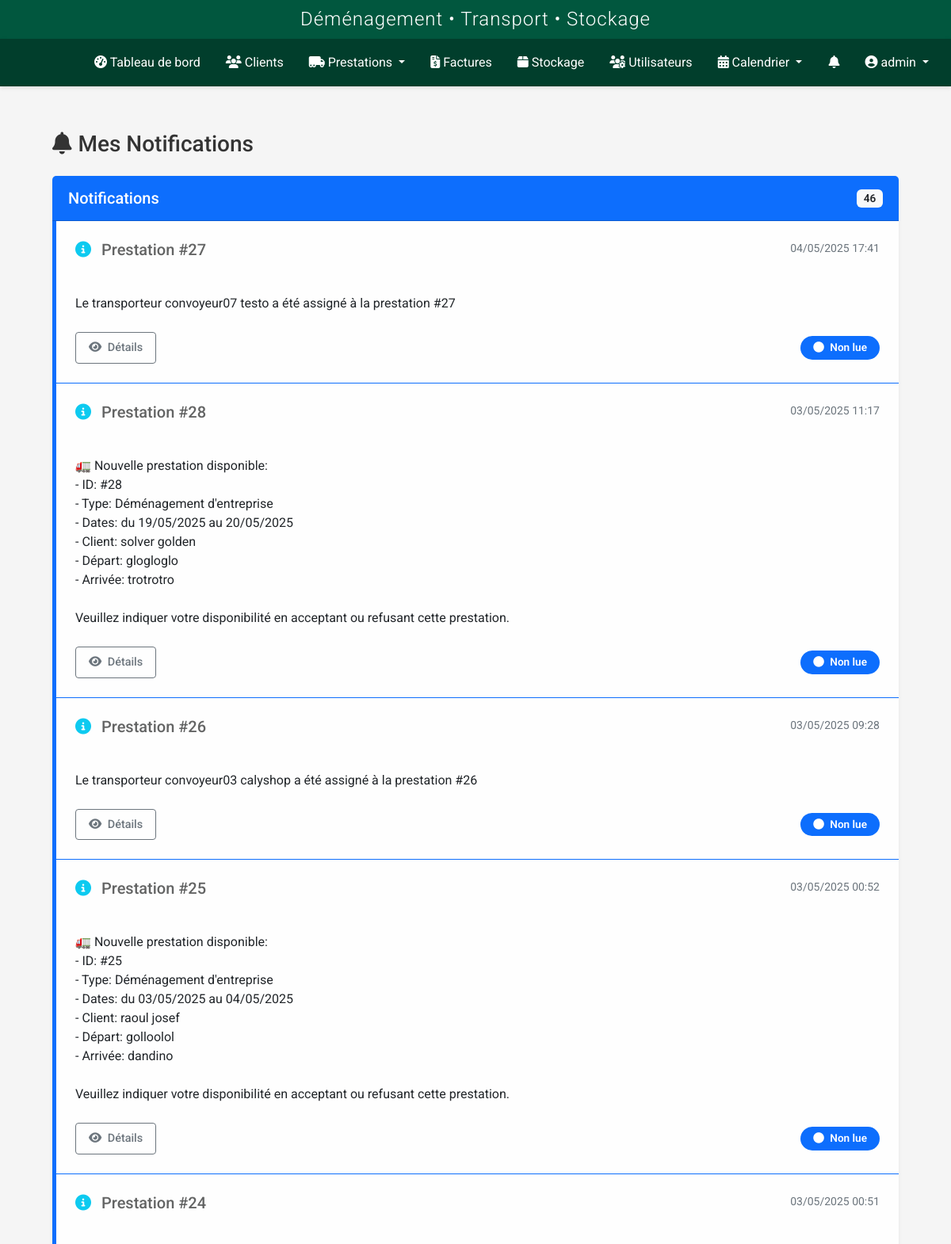
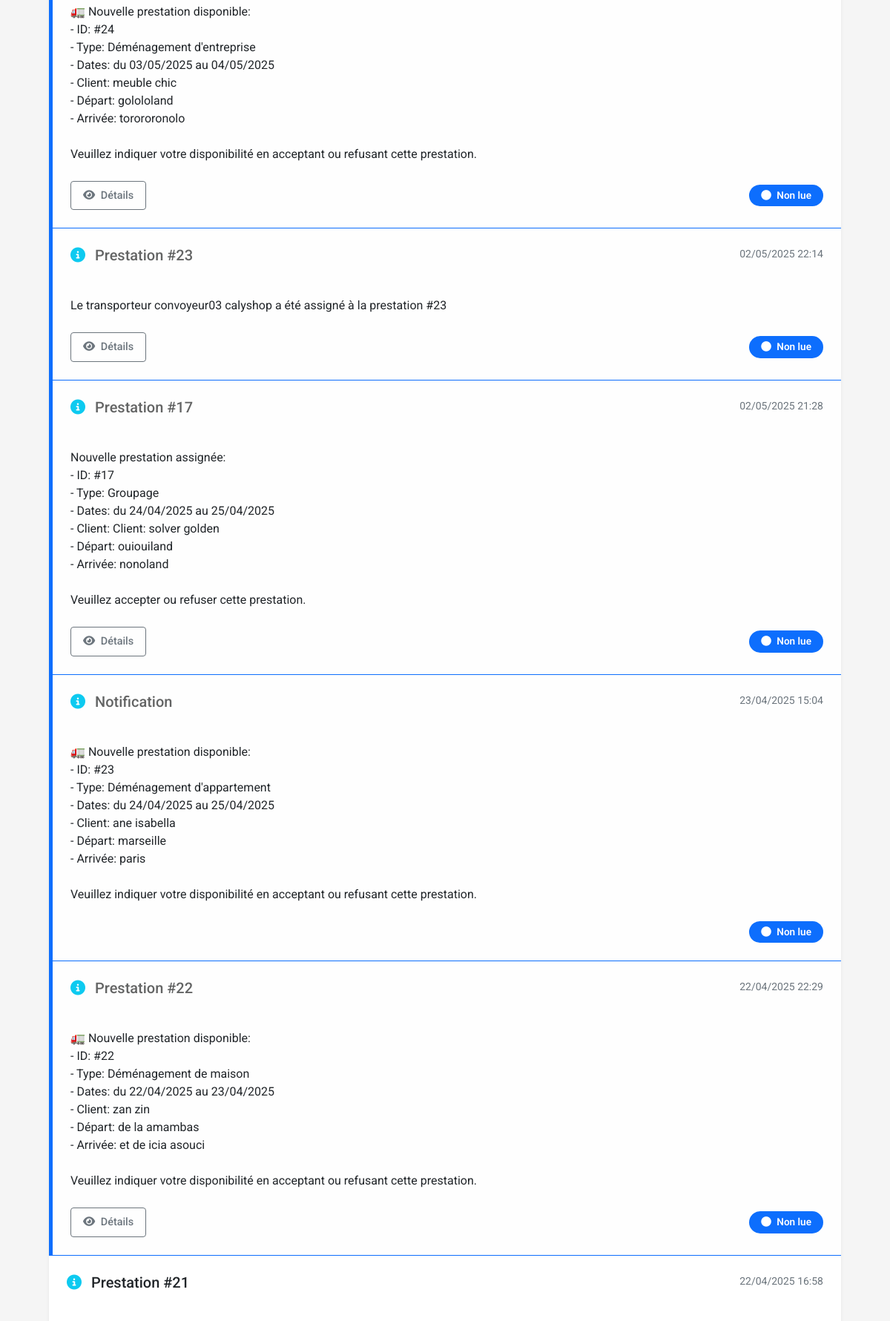
The app's page /transporteur/notifications (signed in, upper part) with its own data (2 pictures, top to bottom).
### models.py (models this page shows, shortened)
class User(UserMixin, db.Model):
    id = db.Column(db.Integer, primary_key=True)
    nom = db.Column(db.String(64), nullable=False)
    prenom = db.Column(db.String(64), nullable=False)
    username = db.Column(db.String(64), unique=True, nullable=False)
    email = db.Column(db.String(120), unique=True, nullable=True)
    password_hash = db.Column(db.String(256), nullable=False)
    role = db.Column(db.String(20), nullable=False, default='transporteur')
    statut = db.Column(db.String(20), nullable=False, default='actif')
    vehicule = db.Column(db.String(100), nullable=True)
    type_vehicule_id = db.Column(db.Integer, db.ForeignKey('type_vehicule.id'), nullable=True)
    permis_conduire = db.Column(db.String(50), nullable=True)
    notes = db.Column(db.Text, nullable=True)
    derniere_connexion = db.Column(db.DateTime, nullable=True)
    date_creation = db.Column(db.DateTime, nullable=False, default=datetime.utcnow)
    prestations = db.relationship('Prestation', secondary=prestation_transporteurs, back_populates='transporteurs')
    type_vehicule = db.relationship('TypeVehicule', backref='transporteurs')
    def is_admin(self):
        return self.role in ['admin', 'superadmin']
    def is_transporteur(self):
        return self.role == 'transporteur' or self.is_admin()

class Notification(db.Model):
    id = db.Column(db.Integer, primary_key=True)
    message = db.Column(db.Text, nullable=False)
    type = db.Column(db.String(50), nullable=False, default='info')  # info, success, warning, danger
    date_creation = db.Column(db.DateTime, nullable=False, default=datetime.utcnow)
    lu = db.Column(db.Boolean, default=False)
    statut = db.Column(db.String(50), nullable=False, default='non_lue')  # non_lue, lue, acceptee, refusee
    role_destinataire = db.Column(db.String(50), nullable=False)  # admin, commercial, transporteur
    user_id = db.Column(db.Integer, db.ForeignKey('user.id'), nullable=True)  # Si destiné à un utilisateur spécifique
    prestation_id = db.Column(db.Integer, db.ForeignKey('prestation.id'), nullable=True)
    stockage_id = db.Column(db.Integer, db.ForeignKey('stockage.id'), nullable=True)
    user = db.relationship('User', backref='notifications')
    prestation = db.relationship('Prestation', backref='notifications')
    stockage = db.relationship('Stockage', backref='notifications')

### routes/transporteur_prestations.py (the view)
@transporteur_prestations.route('/notifications')
@login_required
def notifications():
    if not (current_user.is_transporteur() or current_user.is_admin() or current_user.role in ['commercial', 'superadmin']):
        flash('Accès non autorisé.', 'danger')
        return redirect(url_for('dashboard.index'))
    try:
        if current_user.is_admin() or current_user.role == 'superadmin':
            notifications = Notification.query.order_by(Notification.date_creation.desc()).all()
        elif current_user.role == 'commercial':
            notifications = Notification.query.join(Prestation).filter(
                Prestation.commercial_id == current_user.id
            ).order_by(Notification.date_creation.desc()).all()
        else:
            notifications = Notification.query.filter_by(
                user_id=current_user.id,
                role_destinataire='transporteur'
            ).order_by(Notification.date_creation.desc()).all()
        for notif in notifications:
            if not notif.lu:
                notif.lu = True
                current_app.logger.info(f"Notification {notif.id} marquée comme lue pour {current_user.username}")
        db.session.commit()
        return render_template(
            'transporteur/notifications.html',
            title='Notifications',
            notifications=notifications
        )
    except Exception as e:
        current_app.logger.error(f"Erreur lors de l'affichage des notifications: {e}")
        db.session.rollback()
        flash("Une erreur s'est produite lors du chargement des notifications.", 'danger')
        return redirect(url_for('dashboard.index'))

### templates/transporteur/notifications.html (shortened to what this page needs)
{% extends 'base.html' %}
{% block content %}
<div class="container-fluid px-4 py-4">
    <h1 class="h3 mb-4"><i class="fas fa-bell me-2"></i>Mes Notifications</h1>
    <div class="card shadow-sm mb-4">
        <div class="card-header bg-primary text-white d-flex justify-content-between align-items-center">
            <h5 class="mb-0">Notifications</h5>
            <span class="badge bg-light text-dark">{{ notifications|length }}</span>
        </div>
        <div class="card-body p-0">
            {% if notifications %}
                <div class="list-group list-group-flush">
                    {% set unique_notifications = {} %}
                    {% for notification in notifications %}
                        {% if notification.prestation_id not in unique_notifications %}
                            {% set _ = unique_notifications.update({notification.prestation_id: notification}) %}
                        {% elif notification.date_creation > unique_notifications[notification.prestation_id].date_creation %}
                            {% set _ = unique_notifications.update({notification.prestation_id: notification}) %}
                        {% endif %}
                    {% endfor %}
                    {% for prestation_id, notification in unique_notifications.items() %}
                        <div class="list-group-item {% if notification.statut == 'non_lue' %}list-group-item-light border-start border-5 border-primary{% endif %} p-4">
                            <div class="d-flex w-100 justify-content-between align-items-start mb-3">
                                <h5 class="mb-1">
                                    {% if notification.type == 'info' %}
                                        <i class="fas fa-info-circle text-info me-2"></i>
                                    {% elif notification.type == 'success' %}
                                        <i class="fas fa-check-circle text-success me-2"></i>
                                    {% elif notification.type == 'warning' %}
                                        <i class="fas fa-exclamation-triangle text-warning me-2"></i>
                                    {% elif notification.type == 'danger' %}
                                        <i class="fas fa-times-circle text-danger me-2"></i>
                                    {% endif %}
                                    {% if notification.prestation_id %}
                                        Prestation #{{ notification.prestation_id }}
                                    {% else %}
                                        Notification
                                    {% endif %}
                                </h5>
                                <small class="text-muted">{{ notification.date_creation.strftime('%d/%m/%Y %H:%M') }}</small>
                            </div>
                            <div class="notification-message mb-4 text-dark">
                                {{ notification.message | safe }}
                            </div>
                            <div class="d-flex justify-content-between align-items-center">
                                <div class="btn-group">
                                    {% if notification.prestation_id %}
                                        <a href="{{ url_for('prestation.view', id=notification.prestation_id) }}"
                                        class="btn btn-outline-secondary">
                                            <i class="fas fa-eye me-1"></i> Détails
                                        </a>
                                    {% endif %}
                                </div>
                                <span class="badge {% if notification.statut == 'acceptee' %}bg-success{% elif notification.statut == 'refusee' %}bg-danger{% elif notification.statut == 'non_lue' %}bg-primary{% else %}bg-secondary{% endif %} rounded-pill px-3 py-2">
                                    {% if notification.statut == 'acceptee' %}
                                        <i class="fas fa-check me-1"></i> Acceptée
                                    {% elif notification.statut == 'refusee' %}
                                        <i class="fas fa-times me-1"></i> Refusée
                                    {% elif notification.statut == 'non_lue' %}
                                        <i class="fas fa-circle me-1"></i> Non lue
                                    {% else %}
                                        <i class="fas fa-check-circle me-1"></i> Lue
                                    {% endif %}
                                </span>
                            </div>
                        </div>
                    {% endfor %}
                </div>
            {% else %}
                <div class="text-center p-4">
                    <i class="fas fa-bell-slash fa-3x text-muted mb-3"></i>
                    <p class="text-muted">Aucune notification pour le moment.</p>
                </div>
            {% endif %}
        </div>
    </div>
</div>
{% endblock %}

### templates/base.html (shortened to what this page needs)
<!DOCTYPE html>
<html lang="fr">
<head>
    <link href="https://cdn.jsdelivr.net/npm/bootstrap@5.2.3/dist/css/bootstrap.min.css" rel="stylesheet">
    <link rel="stylesheet" href="https://cdnjs.cloudflare.com/ajax/libs/font-awesome/6.2.1/css/all.min.css">
    <link rel="stylesheet" href="https://cdnjs.cloudflare.com/ajax/libs/toastr.js/latest/toastr.min.css">
    <link href="https://cdn.jsdelivr.net/npm/fullcalendar@5.11.3/main.min.css" rel="stylesheet">
    <link href="https://cdn.jsdelivr.net/npm/summernote@0.8.18/dist/summernote-lite.min.css" rel="stylesheet">
    <link rel="stylesheet" href="{{ url_for('static', filename='css/style.css') }}">
    <link rel="stylesheet" href="{{ url_for('static', filename='css/notification-flash.css') }}">
    <link rel="stylesheet" href="{{ url_for('static', filename='css/notifications.css') }}">
    <link rel="stylesheet" href="{{ url_for('static', filename='css/prestations.css') }}">
    <link rel="stylesheet" href="{{ url_for('static', filename='css/custom-calendar.css') }}">
    <link rel="stylesheet" href="{{ url_for('static', filename='css/navbar-logos.css') }}">
    <link rel="stylesheet" href="{{ url_for('static', filename='css/whatsapp-buttons.css') }}">
    <link rel="stylesheet" href="{{ url_for('static', filename='css/quick-access-bubble.css') }}">
</head>
<body {% if current_user.is_authenticated %}data-user-role="{{ current_user.role }}" data-user-id="{{ current_user.id }}"{% endif %}>
    {% if current_user.is_authenticated %}
        <header>
            <div class="app-header">
                <h2>Déménagement • Transport • Stockage</h2>
            </div>
            <nav class="navbar navbar-dark navbar-expand-lg">
                <div class="container-fluid">
                    <a class="navbar-brand" href="{{ url_for('dashboard.index') }}">
                        <div class="logo-slideshow">
                        </div>
                    </a>
                    <div class="collapse navbar-collapse" id="navbarMain">
                        <ul class="navbar-nav me-auto mb-2 mb-lg-0">
                            <li class="nav-item">
                                <a class="nav-link {% if request.endpoint == 'dashboard.index' %}active{% endif %}" href="{{ url_for('dashboard.index') }}">
                                    <i class="fas fa-tachometer-alt"></i> Tableau de bord
                                </a>
                            </li>
                            <li class="nav-item">
                                <a class="nav-link {% if request.endpoint.startswith('client.') %}active{% endif %}" href="{{ url_for('client.index') }}">
                                    <i class="fas fa-users"></i> Clients
                                </a>
                            </li>
                            <li class="nav-item dropdown">
                                <a class="nav-link dropdown-toggle {% if request.endpoint.startswith('prestation.') %}active{% endif %}" href="#" id="prestationsDropdown" role="button" data-bs-toggle="dropdown" aria-expanded="false">
                                    <i class="fas fa-truck-moving"></i> Prestations
                                </a>
                            </li>
                            <li class="nav-item">
                                <a class="nav-link {% if request.endpoint.startswith('facture.') %}active{% endif %}" href="{{ url_for('facture.index') }}">
                                    <i class="fas fa-file-invoice-dollar"></i> Factures
                                </a>
                            </li>
                            <li class="nav-item">
                                <a class="nav-link {% if request.endpoint.startswith('stockage.') %}active{% endif %}" href="{{ url_for('stockage.index') }}">
                                    <i class="fas fa-box"></i> Stockage
                                </a>
                            </li>
                            {% if current_user.is_admin %}
                            <li class="nav-item">
                                <a class="nav-link {% if request.endpoint.startswith('user.') %}active{% endif %}" href="{{ url_for('user.index') }}">
                                    <i class="fas fa-users-cog"></i> Utilisateurs
                                </a>
                            </li>
                            {% endif %}
                            <li class="nav-item dropdown">
                                <a class="nav-link dropdown-toggle {% if request.endpoint.startswith('calendrier.') %}active{% endif %}" href="#" id="calendrierDropdown" role="button" data-bs-toggle="dropdown" aria-expanded="false">
                                    <i class="fas fa-calendar-alt"></i> Calendrier
                                </a>
                            </li>
                        </ul>
                        <ul class="navbar-nav">
                            {% if current_user.is_authenticated and (current_user.is_transporteur() or current_user.is_admin() or current_user.role in ['commercial', 'superadmin']) %}
                            <li class="nav-item">
                                <a href="{{ url_for('transporteur_prestations.notifications') }}" class="nav-link position-relative">
                                    <i class="fas fa-bell"></i>
                                </a>
                            </li>
                            {% endif %}
                            <li class="nav-item dropdown">
                                <a class="nav-link dropdown-toggle" href="#" id="userDropdown" role="button" data-bs-toggle="dropdown">
                                    <i class="fas fa-user-circle"></i> {{ current_user.username }}
                                </a>
                            </li>
                        </ul>
                    </div>
                </div>
            </nav>
        </header>
        <main class="main-content">
            <div class="container">
                {% block content %}{% endblock %}
            </div>
        </main>
    {% else %}
        <main class="main-content">
            <div class="container">
                {% block auth_content %}{% endblock %}
            </div>
        </main>
    {% endif %}
</body>
</html>

### records on screen
User: username "admin"
Notification: type "info" (drawn), prestation_id "27", date_creation "04/05/2025 17:41", message "Le transporteur convoyeur07 testo a été assigné à la prestation #27", statut "non_lue" (drawn)
Notification: type "info" (drawn), prestation_id "28", date_creation "03/05/2025 11:17", message "🚛 Nouvelle prestation disponible: - ID: #28 - Type: Déménagement d'entreprise - Dates: du 19/05/2025 au 20/05/2025 - Client: solver golden - Départ: glogloglo - Arrivée: trotrotro Veuillez indiquer votre disponibilité en acceptant ou refusant cette prestation.", statut "non_lue" (drawn)
Notification: type "info" (drawn), prestation_id "26", date_creation "03/05/2025 09:28", message "Le transporteur convoyeur03 calyshop a été assigné à la prestation #26", statut "non_lue" (drawn)
Notification: type "info" (drawn), prestation_id "25", date_creation "03/05/2025 00:52", message "🚛 Nouvelle prestation disponible: - ID: #25 - Type: Déménagement d'entreprise - Dates: du 03/05/2025 au 04/05/2025 - Client: raoul josef - Départ: golloolol - Arrivée: dandino Veuillez indiquer votre disponibilité en acceptant ou refusant cette prestation.", statut "non_lue" (drawn)
Notification: type "info" (drawn), prestation_id "24", date_creation "03/05/2025 00:51", message "🚛 Nouvelle prestation disponible: - ID: #24 - Type: Déménagement d'entreprise - Dates: du 03/05/2025 au 04/05/2025 - Client: meuble chic - Départ: golololand - Arrivée: torororonolo Veuillez indiquer votre disponibilité en acceptant ou refusant cette prestation.", statut "non_lue" (drawn)
Notification: type "info" (drawn), prestation_id "23", date_creation "02/05/2025 22:14", message "Le transporteur convoyeur03 calyshop a été assigné à la prestation #23", statut "non_lue" (drawn)
Notification: type "info" (drawn), prestation_id "17", date_creation "02/05/2025 21:28", message "Nouvelle prestation assignée: - ID: #17 - Type: Groupage - Dates: du 24/04/2025 au 25/04/2025 - Client: Client: solver golden - Départ: ouiouiland - Arrivée: nonoland Veuillez accepter ou refuser cette prestation.", statut "non_lue" (drawn)
Notification: type "info" (drawn), shows "Notification", date_creation "23/04/2025 15:04", message "🚛 Nouvelle prestation disponible: - ID: #23 - Type: Déménagement d'appartement - Dates: du 24/04/2025 au 25/04/2025 - Client: ane isabella - Départ: marseille - Arrivée: paris Veuillez indiquer votre disponibilité en acceptant ou refusant cette prestation.", statut "non_lue" (drawn)
Notification: type "info" (drawn), prestation_id "22", date_creation "22/04/2025 22:29", message "🚛 Nouvelle prestation disponible: - ID: #22 - Type: Déménagement de maison - Dates: du 22/04/2025 au 23/04/2025 - Client: zan zin - Départ: de la amambas - Arrivée: et de icia asouci Veuillez indiquer votre disponibilité en acceptant ou refusant cette prestation.", statut "non_lue" (drawn)
Notification: type "info" (drawn), prestation_id "21", date_creation "22/04/2025 16:58"

### other values on screen
{{ notifications|length }} "46"
